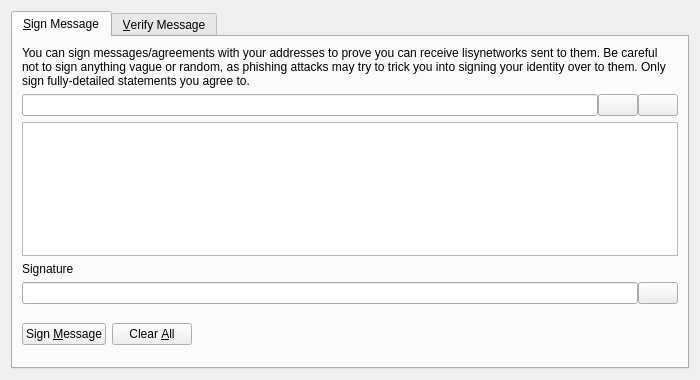
<?xml version="1.0" encoding="UTF-8"?>
<ui version="4.0">
 <class>SignVerifyMessageDialog</class>
 <widget class="QDialog" name="SignVerifyMessageDialog">
  <property name="geometry">
   <rect>
    <x>0</x>
    <y>0</y>
    <width>700</width>
    <height>380</height>
   </rect>
  </property>
  <property name="windowTitle">
   <string>Signatures - Sign / Verify a Message</string>
  </property>
  <property name="modal">
   <bool>true</bool>
  </property>
  <layout class="QVBoxLayout" name="verticalLayout">
   <item>
    <widget class="QTabWidget" name="tabWidget">
     <property name="currentIndex">
      <number>0</number>
     </property>
     <widget class="QWidget" name="tabSignMessage">
      <attribute name="title">
       <string>&amp;Sign Message</string>
      </attribute>
      <layout class="QVBoxLayout" name="verticalLayout_SM">
       <item>
        <widget class="QLabel" name="infoLabel_SM">
         <property name="text">
          <string>You can sign messages/agreements with your addresses to prove you can receive lisynetworks sent to them. Be careful not to sign anything vague or random, as phishing attacks may try to trick you into signing your identity over to them. Only sign fully-detailed statements you agree to.</string>
         </property>
         <property name="textFormat">
          <enum>Qt::PlainText</enum>
         </property>
         <property name="wordWrap">
          <bool>true</bool>
         </property>
        </widget>
       </item>
       <item>
        <layout class="QHBoxLayout" name="horizontalLayout_1_SM">
         <property name="spacing">
          <number>0</number>
         </property>
         <item>
          <widget class="QValidatedLineEdit" name="addressIn_SM">
           <property name="toolTip">
            <string>The LISYNetwork address to sign the message with</string>
           </property>
          </widget>
         </item>
         <item>
          <widget class="QPushButton" name="addressBookButton_SM">
           <property name="toolTip">
            <string>Choose previously used address</string>
           </property>
           <property name="text">
            <string/>
           </property>
           <property name="icon">
            <iconset resource="../lisynetwork.qrc">
             <normaloff>:/icons/address-book</normaloff>:/icons/address-book</iconset>
           </property>
           <property name="shortcut">
            <string>Alt+A</string>
           </property>
           <property name="autoDefault">
            <bool>false</bool>
           </property>
          </widget>
         </item>
         <item>
          <widget class="QPushButton" name="pasteButton_SM">
           <property name="toolTip">
            <string>Paste address from clipboard</string>
           </property>
           <property name="text">
            <string/>
           </property>
           <property name="icon">
            <iconset resource="../lisynetwork.qrc">
             <normaloff>:/icons/editpaste</normaloff>:/icons/editpaste</iconset>
           </property>
           <property name="shortcut">
            <string>Alt+P</string>
           </property>
           <property name="autoDefault">
            <bool>false</bool>
           </property>
          </widget>
         </item>
        </layout>
       </item>
       <item>
        <widget class="QPlainTextEdit" name="messageIn_SM">
         <property name="toolTip">
          <string>Enter the message you want to sign here</string>
         </property>
        </widget>
       </item>
       <item>
        <widget class="QLabel" name="signatureLabel_SM">
         <property name="text">
          <string>Signature</string>
         </property>
         <property name="textFormat">
          <enum>Qt::PlainText</enum>
         </property>
        </widget>
       </item>
       <item>
        <layout class="QHBoxLayout" name="horizontalLayout_2_SM">
         <property name="spacing">
          <number>0</number>
         </property>
         <item>
          <widget class="QLineEdit" name="signatureOut_SM">
           <property name="font">
            <font>
             <italic>true</italic>
            </font>
           </property>
           <property name="readOnly">
            <bool>true</bool>
           </property>
          </widget>
         </item>
         <item>
          <widget class="QPushButton" name="copySignatureButton_SM">
           <property name="toolTip">
            <string>Copy the current signature to the system clipboard</string>
           </property>
           <property name="text">
            <string/>
           </property>
           <property name="icon">
            <iconset resource="../lisynetwork.qrc">
             <normaloff>:/icons/editcopy</normaloff>:/icons/editcopy</iconset>
           </property>
           <property name="autoDefault">
            <bool>false</bool>
           </property>
          </widget>
         </item>
        </layout>
       </item>
       <item>
        <layout class="QHBoxLayout" name="horizontalLayout_3_SM">
         <item>
          <widget class="QPushButton" name="signMessageButton_SM">
           <property name="toolTip">
            <string>Sign the message to prove you own this LISYNetwork address</string>
           </property>
           <property name="text">
            <string>Sign &amp;Message</string>
           </property>
           <property name="icon">
            <iconset resource="../lisynetwork.qrc">
             <normaloff>:/icons/edit</normaloff>:/icons/edit</iconset>
           </property>
           <property name="autoDefault">
            <bool>false</bool>
           </property>
          </widget>
         </item>
         <item>
          <widget class="QPushButton" name="clearButton_SM">
           <property name="toolTip">
            <string>Reset all sign message fields</string>
           </property>
           <property name="text">
            <string>Clear &amp;All</string>
           </property>
           <property name="icon">
            <iconset resource="../lisynetwork.qrc">
             <normaloff>:/icons/remove</normaloff>:/icons/remove</iconset>
           </property>
           <property name="autoDefault">
            <bool>false</bool>
           </property>
          </widget>
         </item>
         <item>
          <spacer name="horizontalSpacer_1_SM">
           <property name="orientation">
            <enum>Qt::Horizontal</enum>
           </property>
           <property name="sizeHint" stdset="0">
            <size>
             <width>40</width>
             <height>48</height>
            </size>
           </property>
          </spacer>
         </item>
         <item>
          <widget class="QLabel" name="statusLabel_SM">
           <property name="font">
            <font>
             <weight>75</weight>
             <bold>true</bold>
            </font>
           </property>
           <property name="text">
            <string/>
           </property>
           <property name="wordWrap">
            <bool>true</bool>
           </property>
          </widget>
         </item>
         <item>
          <spacer name="horizontalSpacer_2_SM">
           <property name="orientation">
            <enum>Qt::Horizontal</enum>
           </property>
           <property name="sizeHint" stdset="0">
            <size>
             <width>40</width>
             <height>48</height>
            </size>
           </property>
          </spacer>
         </item>
        </layout>
       </item>
      </layout>
     </widget>
     <widget class="QWidget" name="tabVerifyMessage">
      <attribute name="title">
       <string>&amp;Verify Message</string>
      </attribute>
      <layout class="QVBoxLayout" name="verticalLayout_VM">
       <item>
        <widget class="QLabel" name="infoLabel_VM">
         <property name="text">
          <string>Enter the receiver's address, message (ensure you copy line breaks, spaces, tabs, etc. exactly) and signature below to verify the message. Be careful not to read more into the signature than what is in the signed message itself, to avoid being tricked by a man-in-the-middle attack. Note that this only proves the signing party receives with the address, it cannot prove sendership of any transaction!</string>
         </property>
         <property name="textFormat">
          <enum>Qt::PlainText</enum>
         </property>
         <property name="alignment">
          <set>Qt::AlignLeading|Qt::AlignLeft|Qt::AlignTop</set>
         </property>
         <property name="wordWrap">
          <bool>true</bool>
         </property>
        </widget>
       </item>
       <item>
        <layout class="QHBoxLayout" name="horizontalLayout_1_VM">
         <property name="spacing">
          <number>0</number>
         </property>
         <item>
          <widget class="QValidatedLineEdit" name="addressIn_VM">
           <property name="toolTip">
            <string>The LISYNetwork address the message was signed with</string>
           </property>
          </widget>
         </item>
         <item>
          <widget class="QPushButton" name="addressBookButton_VM">
           <property name="toolTip">
            <string>Choose previously used address</string>
           </property>
           <property name="text">
            <string/>
           </property>
           <property name="icon">
            <iconset resource="../lisynetwork.qrc">
             <normaloff>:/icons/address-book</normaloff>:/icons/address-book</iconset>
           </property>
           <property name="shortcut">
            <string>Alt+A</string>
           </property>
           <property name="autoDefault">
            <bool>false</bool>
           </property>
          </widget>
         </item>
        </layout>
       </item>
       <item>
        <widget class="QPlainTextEdit" name="messageIn_VM"/>
       </item>
       <item>
        <widget class="QValidatedLineEdit" name="signatureIn_VM"/>
       </item>
       <item>
        <layout class="QHBoxLayout" name="horizontalLayout_2_VM">
         <item>
          <widget class="QPushButton" name="verifyMessageButton_VM">
           <property name="toolTip">
            <string>Verify the message to ensure it was signed with the specified LISYNetwork address</string>
           </property>
           <property name="text">
            <string>Verify &amp;Message</string>
           </property>
           <property name="icon">
            <iconset resource="../lisynetwork.qrc">
             <normaloff>:/icons/transaction_0</normaloff>:/icons/transaction_0</iconset>
           </property>
           <property name="autoDefault">
            <bool>false</bool>
           </property>
          </widget>
         </item>
         <item>
          <widget class="QPushButton" name="clearButton_VM">
           <property name="toolTip">
            <string>Reset all verify message fields</string>
           </property>
           <property name="text">
            <string>Clear &amp;All</string>
           </property>
           <property name="icon">
            <iconset resource="../lisynetwork.qrc">
             <normaloff>:/icons/remove</normaloff>:/icons/remove</iconset>
           </property>
           <property name="autoDefault">
            <bool>false</bool>
           </property>
          </widget>
         </item>
         <item>
          <spacer name="horizontalSpacer_1_VM">
           <property name="orientation">
            <enum>Qt::Horizontal</enum>
           </property>
           <property name="sizeHint" stdset="0">
            <size>
             <width>40</width>
             <height>48</height>
            </size>
           </property>
          </spacer>
         </item>
         <item>
          <widget class="QLabel" name="statusLabel_VM">
           <property name="font">
            <font>
             <weight>75</weight>
             <bold>true</bold>
            </font>
           </property>
           <property name="text">
            <string/>
           </property>
           <property name="wordWrap">
            <bool>true</bool>
           </property>
          </widget>
         </item>
         <item>
          <spacer name="horizontalSpacer_2_VM">
           <property name="orientation">
            <enum>Qt::Horizontal</enum>
           </property>
           <property name="sizeHint" stdset="0">
            <size>
             <width>40</width>
             <height>48</height>
            </size>
           </property>
          </spacer>
         </item>
        </layout>
       </item>
      </layout>
     </widget>
    </widget>
   </item>
  </layout>
 </widget>
 <customwidgets>
  <customwidget>
   <class>QValidatedLineEdit</class>
   <extends>QLineEdit</extends>
   <header>qvalidatedlineedit.h</header>
  </customwidget>
 </customwidgets>
 <resources>
  <include location="../lisynetwork.qrc"/>
 </resources>
 <connections/>
</ui>
